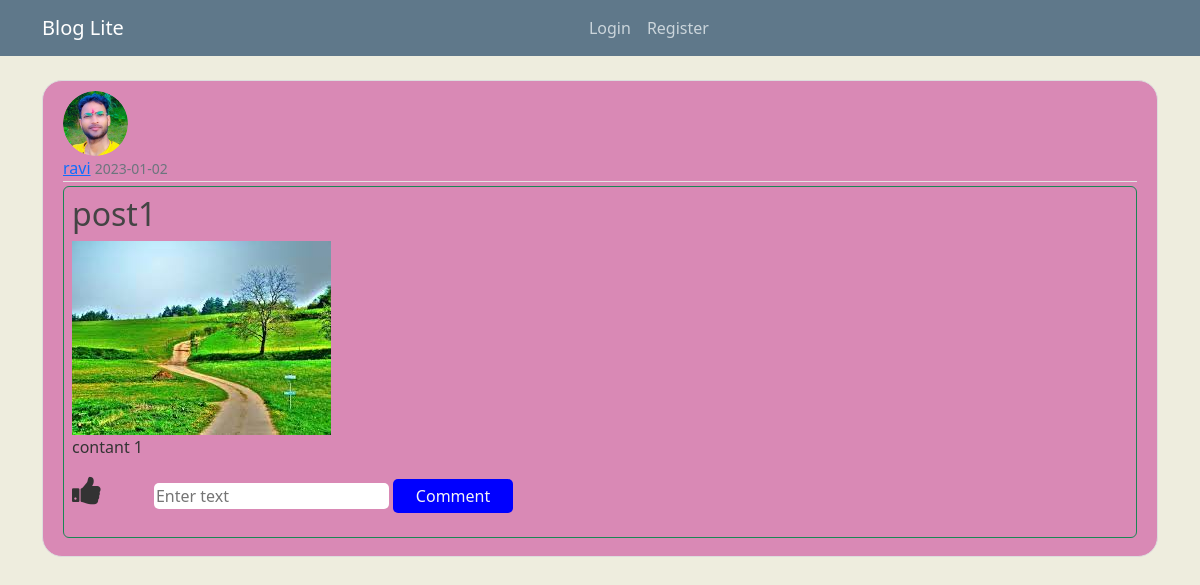
/post/1, run on the app's committed database.
### flaskblog/models.py (models this page shows, shortened)
class User(db.Model,UserMixin):
    id = db.Column(db.Integer, primary_key=True)
    username = db.Column(db.String(20), unique=True, nullable=False)
    email = db.Column(db.String(120), unique=True, nullable=False)
    image_file = db.Column(db.String(20), nullable=False, default='default.jpg')
    password = db.Column(db.String(60), nullable=False)
    posts = db.relationship('Post', backref='author', lazy=True)
    followed = db.relationship('User',
                               secondary=followers,
                               primaryjoin=(followers.c.follower_id == id),
                               secondaryjoin=(followers.c.followed_id == id),
                               backref=db.backref('followers')
                               )

class Post(db.Model):
    id = db.Column(db.Integer, primary_key=True)
    title = db.Column(db.String(100), nullable=False)
    post_image = db.Column(db.String(20),nullable=False,default='default_post.jpg')
    date_posted = db.Column(db.DateTime, nullable=False, default=datetime.utcnow)
    content = db.Column(db.Text, nullable=False)
    user_id = db.Column(db.Integer, db.ForeignKey('user.id'), nullable=False)
    likes = db.relationship('Like',       backref='post')

### flaskblog/routes.py (the view)
@app.route("/post/<int:post_id>")
def post(post_id):
    post = Post.query.get_or_404(post_id)
    return render_template('post.html', title=post.title, post=post)

### flaskblog/templates/post.html (shortened to what this page needs)
{% extends "layout.html" %}
{% block content %}
<article class="media content-section">
  <img class="rounded-circle article-img"
    src="{{ url_for('static', filename='profile_pics/' + post.author.image_file) }}">
  <div class="media-body">
    <div class="article-metadata">
      <a class="mr-2" href="#">{{ post.author.username }}</a>
      <small class="text-muted">{{ post.date_posted.strftime('%Y-%m-%d') }}</small>
    </div>
    <div class="rounded border border-success p-2 mb-2">
      <h2 class="article-title">{{ post.title }}</h2>
      <img src="{{ url_for('static' , filename = 'post_pics/' + post.post_image) }}" alt="" class="">
      <p class="article-content">{{ post.content }}</p>
      <i onclick="myFunction(this)" class=" me-5 fa fa-thumbs-up fa-2x"></i>
      <input type="text" id="comment-box" placeholder="Enter text">
      <button id="post">Comment</button>
    </div>
  </div>
</article>
{% endblock content %}

### flaskblog/static/main.css (style rules this page uses)
body { background: #EEEDDE; color: #333333; margin-top: 5rem; }
h1, h2, h3, h4, h5, h6 { color: #444444; }
.content-section { background: #D989B5; padding: 10px 20px; border: 1px solid #dddddd; border-radius: 20px; margin-bottom: 20px; }
.article-title { color: #444444; }
.article-content { white-space: pre-line; }
.article-img { height: 65px; width: 65px; margin-right: 16px; }
.article-metadata { padding-bottom: 1px; margin-bottom: 4px; border-bottom: 1px solid #e3e3e3 }
img { height: fit-content; }
#comment-box, #post { border: none; border-radius: 5px; }
button { background: blue; border: none; padding: 5px 10px; color: whitesmoke; width: 120px; border-radius: 5px; transition: all .3s ease-in; }

### data on the page
User: image_file (picture), author.username "ravi"
Post: date_posted "2023-01-02", title "post1", post_image (placeholder picture), content "contant 1"
